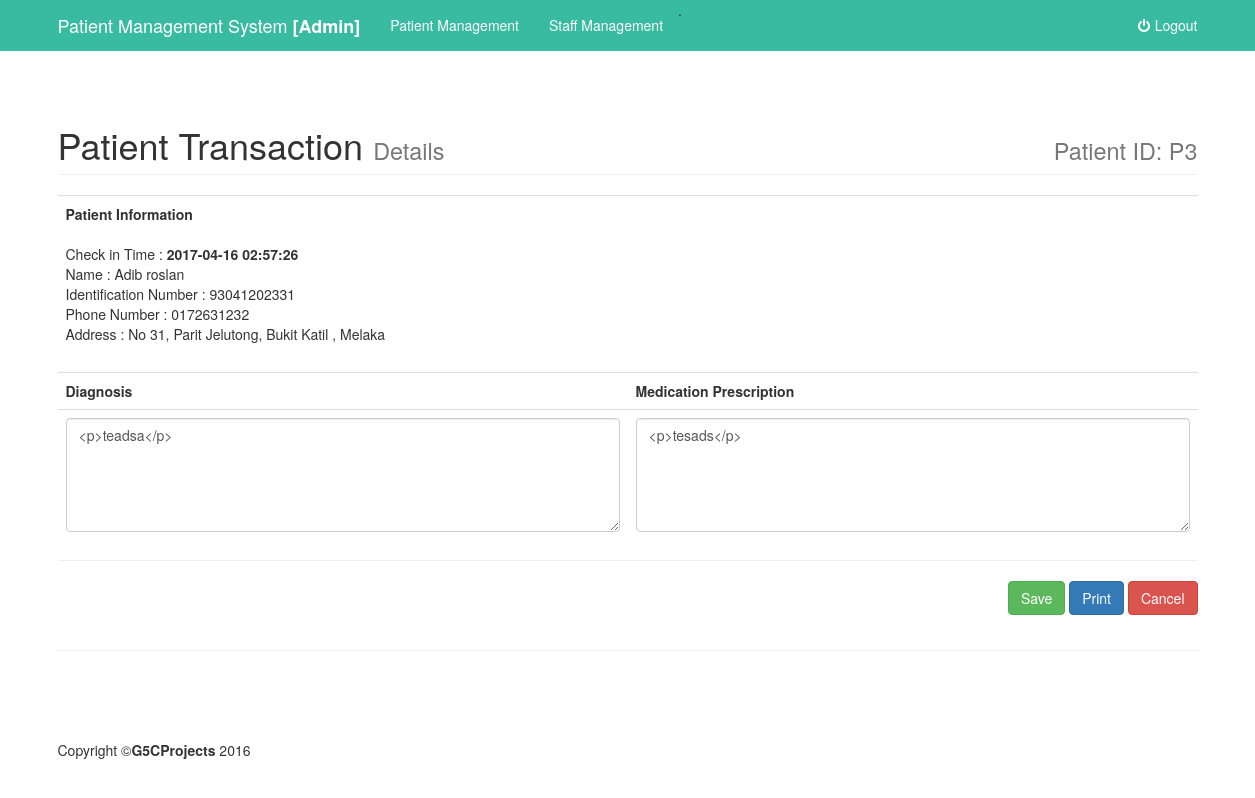
Screenshot of /admin/view.php?id=3 with the database file from the repository.
### tables this page shows
CREATE TABLE `diagnosis` (
  `diagid` int(50) NOT NULL,
  `pid` int(50) NOT NULL,
  `sid` int(50) NOT NULL,
  `content` text NOT NULL,
  `med` text NOT NULL,
  `checkin` timestamp NOT NULL DEFAULT CURRENT_TIMESTAMP ON UPDATE CURRENT_TIMESTAMP,
  `status` int(10) NOT NULL
);

CREATE TABLE `patient` (
  `patientID` int(50) NOT NULL,
  `name` varchar(50) NOT NULL,
  `ic` varchar(15) NOT NULL,
  `address` varchar(50) NOT NULL,
  `phonenumber` varchar(13) NOT NULL
);

### admin/view.php (the view, shortened to what this page needs)
 <?php
include '../include/db.php';
$transid = $_GET["id"];
if (isset($_GET["id"])) {
   $query3="SELECT distinct diagnosis.content as content,diagnosis.med as med, diagnosis.checkin as checkin,patient.name as name ,patient.phonenumber as notel, patient.ic as ic,patient.address as address FROM diagnosis join patient on diagnosis.pid = patient.patientID WHERE diagnosis.diagid = '$transid'";
	$result3 =mysqli_query($connect,$query3);
}?>
   <?php include "include/header.php"; ?>
    <div class="container">
        <div class="row">
                    <div class="col-lg-12">
                        <h1 class="page-header">
                            Patient Transaction <small>Details</small>
                            <div class="pull-right"><small>Patient ID: P<?php echo $transid;?></small></div>
                        </h1>
                    </div>
                </div>
        <div class="row">
            <div class="col-lg-12">
                    <form method = "POST" action ="updateq.php">
                    <table class = "table">
                        <tr>
                            <?php while($row2 = mysqli_fetch_assoc($result3)){
                            ?>
                            <td class = "col-md-6" colspan="2">
                            <Strong>Patient Information</Strong></br></br>
                                Check in Time :   <Strong><?php echo $row2['checkin']; ?></Strong></br>
                                Name : <?php echo $row2['name']; ?></br>
                                Identification Number : <?php echo $row2['ic']; ?></br>
                                Phone Number : <?php echo $row2['notel']; ?></br>
                                Address : <?php echo $row2['address']; ?></br>
                                </td>
                        </tr>
                        <tr>
                            <th >Diagnosis</th>
                            <th >Medication Prescription</th>
                        </tr>
                        <tr>
                            <td><textarea class="form-control ckeditor" cols = "77" name= "content" rows="5"><?php echo $row2['content']; ?></textarea></td>
                            <td><textarea class="form-control ckeditor"  cols = "77" name ="med" rows="5"><?php echo $row2['med']; ?></textarea></td>
                        </tr>
            <?php  }  ?>
                    </table>
                <hr>
                <div class="pull-right">
                     <button type ="submit" class ="btn btn-success" >Save</button>
                    <a  class = "btn btn-primary" href="#" onclick="#" >Print</a>
                    <a  class = "btn btn-danger" href="#" onclick="window.history.go(-1);" >Cancel</a>
                </div>
                 </form>
                </div>
        </div>
</div>
    <?php include "include/footer.php"; ?>

### admin/include/shop-homepage.css (style rules this page uses)
body { padding-top: 70px; }

### css/stickyfooter.css (style rules this page uses)
html { position: relative; min-height: 100%; }
body { margin-bottom: 60px; }
body > .container { padding: 15px 15px 0; }

### rows the page displays
diagnosis: checkin "2017-04-16 02:57:26", pid.name "Adib roslan", pid.ic "93041202331", pid.phonenumber "0172631232", pid.address "No 31, Parit Jelutong, Bukit Katil , Melaka", content "<p>teadsa</p>", med "<p>tesads</p>"

### other values shown
$transid "3"
